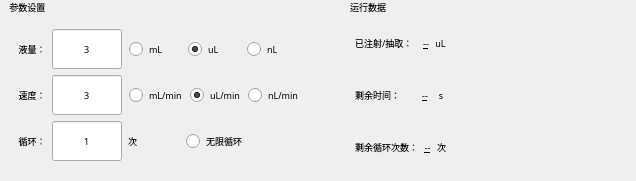
     <widget class="QWidget" name="cyclePage">
      <layout class="QVBoxLayout" name="verticalLayout_8">
       <property name="leftMargin">
        <number>0</number>
       </property>
       <property name="topMargin">
        <number>0</number>
       </property>
       <property name="rightMargin">
        <number>0</number>
       </property>
       <item>
        <layout class="QHBoxLayout" name="horizontalLayout_36">
         <property name="spacing">
          <number>20</number>
         </property>
         <item>
          <layout class="QHBoxLayout" name="horizontalLayout_15">
           <item>
            <widget class="QLabel" name="label_7">
             <property name="font">
              <font>
               <family>Microsoft YaHei</family>
               <pointsize>7</pointsize>
              </font>
             </property>
             <property name="text">
              <string>    参数设置</string>
             </property>
            </widget>
           </item>
          </layout>
         </item>
         <item>
          <layout class="QHBoxLayout" name="horizontalLayout_35">
           <property name="leftMargin">
            <number>22</number>
           </property>
           <item>
            <widget class="QLabel" name="label_8">
             <property name="font">
              <font>
               <family>Microsoft YaHei</family>
               <pointsize>7</pointsize>
              </font>
             </property>
             <property name="text">
              <string>运行数据</string>
             </property>
            </widget>
           </item>
          </layout>
         </item>
        </layout>
       </item>
       <item>
        <layout class="QHBoxLayout" name="horizontalLayout_14">
         <property name="spacing">
          <number>20</number>
         </property>
         <item>
          <widget class="QWidget" name="widget_setting" native="true">
           <property name="sizePolicy">
            <sizepolicy hsizetype="Preferred" vsizetype="Expanding">
             <horstretch>0</horstretch>
             <verstretch>0</verstretch>
            </sizepolicy>
           </property>
           <property name="font">
            <font>
             <family>Microsoft YaHei</family>
             <pointsize>7</pointsize>
            </font>
           </property>
           <layout class="QVBoxLayout" name="verticalLayout_6">
            <item>
             <layout class="QHBoxLayout" name="horizontalLayout_16">
              <item>
               <widget class="QLabel" name="label_20">
                <property name="font">
                 <font>
                  <family>Microsoft YaHei</family>
                  <pointsize>7</pointsize>
                 </font>
                </property>
                <property name="text">
                 <string>    液量：</string>
                </property>
                <property name="alignment">
                 <set>Qt::AlignCenter</set>
                </property>
               </widget>
              </item>
              <item>
               <widget class="Custom_LineEdit" name="lineEdit_volume_2">
                <property name="sizePolicy">
                 <sizepolicy hsizetype="Preferred" vsizetype="Preferred">
                  <horstretch>0</horstretch>
                  <verstretch>0</verstretch>
                 </sizepolicy>
                </property>
                <property name="minimumSize">
                 <size>
                  <width>70</width>
                  <height>40</height>
                 </size>
                </property>
                <property name="maximumSize">
                 <size>
                  <width>70</width>
                  <height>40</height>
                 </size>
                </property>
                <property name="font">
                 <font>
                  <family>Microsoft YaHei</family>
                  <pointsize>7</pointsize>
                 </font>
                </property>
                <property name="text">
                 <string>3</string>
                </property>
                <property name="alignment">
                 <set>Qt::AlignCenter</set>
                </property>
               </widget>
              </item>
              <item>
               <widget class="QWidget" name="widget_3" native="true">
                <property name="sizePolicy">
                 <sizepolicy hsizetype="Expanding" vsizetype="Preferred">
                  <horstretch>0</horstretch>
                  <verstretch>0</verstretch>
                 </sizepolicy>
                </property>
                <property name="font">
                 <font>
                  <family>Microsoft YaHei</family>
                  <pointsize>7</pointsize>
                 </font>
                </property>
                <layout class="QHBoxLayout" name="horizontalLayout_17">
                 <property name="spacing">
                  <number>3</number>
                 </property>
                 <property name="leftMargin">
                  <number>1</number>
                 </property>
                 <property name="topMargin">
                  <number>1</number>
                 </property>
                 <property name="rightMargin">
                  <number>1</number>
                 </property>
                 <property name="bottomMargin">
                  <number>1</number>
                 </property>
                 <item>
                  <widget class="QRadioButton" name="radioButton_volumemL_2">
                   <property name="sizePolicy">
                    <sizepolicy hsizetype="Preferred" vsizetype="Preferred">
                     <horstretch>0</horstretch>
                     <verstretch>0</verstretch>
                    </sizepolicy>
                   </property>
                   <property name="font">
                    <font>
                     <family>Microsoft YaHei</family>
                     <pointsize>7</pointsize>
                    </font>
                   </property>
                   <property name="text">
                    <string>mL</string>
                   </property>
                   <property name="checked">
                    <bool>false</bool>
                   </property>
                  </widget>
                 </item>
                 <item>
                  <widget class="QRadioButton" name="radioButton_volumeuL_2">
                   <property name="sizePolicy">
                    <sizepolicy hsizetype="Preferred" vsizetype="Preferred">
                     <horstretch>0</horstretch>
                     <verstretch>0</verstretch>
                    </sizepolicy>
                   </property>
                   <property name="font">
                    <font>
                     <family>Microsoft YaHei</family>
                     <pointsize>7</pointsize>
                    </font>
                   </property>
                   <property name="text">
                    <string>uL</string>
                   </property>
                   <property name="checked">
                    <bool>true</bool>
                   </property>
                   <property name="autoRepeat">
                    <bool>false</bool>
                   </property>
                  </widget>
                 </item>
                 <item>
                  <widget class="QRadioButton" name="radioButton_volumenL_2">
                   <property name="sizePolicy">
                    <sizepolicy hsizetype="Preferred" vsizetype="Preferred">
                     <horstretch>0</horstretch>
                     <verstretch>0</verstretch>
                    </sizepolicy>
                   </property>
                   <property name="font">
                    <font>
                     <family>Microsoft YaHei</family>
                     <pointsize>7</pointsize>
                    </font>
                   </property>
                   <property name="text">
                    <string>nL</string>
                   </property>
                   <property name="checked">
                    <bool>false</bool>
                   </property>
                  </widget>
                 </item>
                </layout>
               </widget>
              </item>
             </layout>
            </item>
            <item>
             <layout class="QHBoxLayout" name="horizontalLayout_18">
              <item>
               <widget class="QLabel" name="label_21">
                <property name="font">
                 <font>
                  <family>Microsoft YaHei</family>
                  <pointsize>7</pointsize>
                 </font>
                </property>
                <property name="text">
                 <string>    速度：</string>
                </property>
                <property name="alignment">
                 <set>Qt::AlignCenter</set>
                </property>
               </widget>
              </item>
              <item>
               <widget class="Custom_LineEdit" name="lineEdit_speed_2">
                <property name="sizePolicy">
                 <sizepolicy hsizetype="Preferred" vsizetype="Preferred">
                  <horstretch>0</horstretch>
                  <verstretch>0</verstretch>
                 </sizepolicy>
                </property>
                <property name="minimumSize">
                 <size>
                  <width>70</width>
                  <height>40</height>
                 </size>
                </property>
                <property name="maximumSize">
                 <size>
                  <width>70</width>
                  <height>40</height>
                 </size>
                </property>
                <property name="font">
                 <font>
                  <family>Microsoft YaHei</family>
                  <pointsize>7</pointsize>
                 </font>
                </property>
                <property name="text">
                 <string>3</string>
                </property>
                <property name="alignment">
                 <set>Qt::AlignCenter</set>
                </property>
               </widget>
              </item>
              <item>
               <widget class="QWidget" name="widget_4" native="true">
                <property name="sizePolicy">
                 <sizepolicy hsizetype="Expanding" vsizetype="Preferred">
                  <horstretch>0</horstretch>
                  <verstretch>0</verstretch>
                 </sizepolicy>
                </property>
                <property name="font">
                 <font>
                  <family>Microsoft YaHei</family>
                  <pointsize>7</pointsize>
                 </font>
                </property>
                <layout class="QHBoxLayout" name="horizontalLayout_19">
                 <property name="spacing">
                  <number>3</number>
                 </property>
                 <property name="leftMargin">
                  <number>1</number>
                 </property>
                 <property name="topMargin">
                  <number>1</number>
                 </property>
                 <property name="rightMargin">
                  <number>1</number>
                 </property>
                 <property name="bottomMargin">
                  <number>1</number>
                 </property>
                 <item>
                  <widget class="QRadioButton" name="radioButton_speedmL_2">
                   <property name="sizePolicy">
                    <sizepolicy hsizetype="Preferred" vsizetype="Preferred">
                     <horstretch>0</horstretch>
                     <verstretch>0</verstretch>
                    </sizepolicy>
                   </property>
                   <property name="font">
                    <font>
                     <family>Microsoft YaHei</family>
                     <pointsize>7</pointsize>
                    </font>
                   </property>
                   <property name="text">
                    <string>mL/min</string>
                   </property>
                   <property name="checked">
                    <bool>false</bool>
                   </property>
                  </widget>
                 </item>
                 <item>
                  <widget class="QRadioButton" name="radioButton_speeduL_2">
                   <property name="sizePolicy">
                    <sizepolicy hsizetype="Preferred" vsizetype="Preferred">
                     <horstretch>0</horstretch>
                     <verstretch>0</verstretch>
                    </sizepolicy>
                   </property>
                   <property name="font">
                    <font>
                     <family>Microsoft YaHei</family>
                     <pointsize>7</pointsize>
                    </font>
                   </property>
                   <property name="text">
                    <string>uL/min</string>
                   </property>
                   <property name="checked">
                    <bool>true</bool>
                   </property>
                  </widget>
                 </item>
                 <item>
                  <widget class="QRadioButton" name="radioButton_speednL_2">
                   <property name="sizePolicy">
                    <sizepolicy hsizetype="Preferred" vsizetype="Preferred">
                     <horstretch>0</horstretch>
                     <verstretch>0</verstretch>
                    </sizepolicy>
                   </property>
                   <property name="font">
                    <font>
                     <family>Microsoft YaHei</family>
                     <pointsize>7</pointsize>
                    </font>
                   </property>
                   <property name="text">
                    <string>nL/min</string>
                   </property>
                   <property name="checked">
                    <bool>false</bool>
                   </property>
                  </widget>
                 </item>
                </layout>
               </widget>
              </item>
             </layout>
            </item>
            <item>
             <layout class="QHBoxLayout" name="horizontalLayout_21">
              <item>
               <widget class="QLabel" name="label_25">
                <property name="sizePolicy">
                 <sizepolicy hsizetype="Fixed" vsizetype="Preferred">
                  <horstretch>0</horstretch>
                  <verstretch>0</verstretch>
                 </sizepolicy>
                </property>
                <property name="font">
                 <font>
                  <family>Microsoft YaHei</family>
                  <pointsize>7</pointsize>
                 </font>
                </property>
                <property name="text">
                 <string>    循环：</string>
                </property>
                <property name="alignment">
                 <set>Qt::AlignCenter</set>
                </property>
               </widget>
              </item>
              <item>
               <widget class="Custom_LineEdit" name="lineEdit_cycleTime_2">
                <property name="sizePolicy">
                 <sizepolicy hsizetype="Preferred" vsizetype="Preferred">
                  <horstretch>0</horstretch>
                  <verstretch>0</verstretch>
                 </sizepolicy>
                </property>
                <property name="minimumSize">
                 <size>
                  <width>70</width>
                  <height>40</height>
                 </size>
                </property>
                <property name="maximumSize">
                 <size>
                  <width>70</width>
                  <height>40</height>
                 </size>
                </property>
                <property name="font">
                 <font>
                  <family>Microsoft YaHei</family>
                  <pointsize>7</pointsize>
                 </font>
                </property>
                <property name="text">
                 <string>1</string>
                </property>
                <property name="alignment">
                 <set>Qt::AlignCenter</set>
                </property>
               </widget>
              </item>
              <item>
               <widget class="QLabel" name="label_6">
                <property name="sizePolicy">
                 <sizepolicy hsizetype="Preferred" vsizetype="Preferred">
                  <horstretch>0</horstretch>
                  <verstretch>0</verstretch>
                 </sizepolicy>
                </property>
                <property name="font">
                 <font>
                  <family>Microsoft YaHei</family>
                  <pointsize>7</pointsize>
                 </font>
                </property>
                <property name="text">
                 <string>次</string>
                </property>
               </widget>
              </item>
              <item>
               <widget class="QRadioButton" name="radioButton_infinite">
                <property name="sizePolicy">
                 <sizepolicy hsizetype="Preferred" vsizetype="Preferred">
                  <horstretch>0</horstretch>
                  <verstretch>0</verstretch>
                 </sizepolicy>
                </property>
                <property name="font">
                 <font>
                  <family>Microsoft YaHei</family>
                  <pointsize>7</pointsize>
                  <weight>50</weight>
                  <bold>false</bold>
                 </font>
                </property>
                <property name="layoutDirection">
                 <enum>Qt::LeftToRight</enum>
                </property>
                <property name="styleSheet">
                 <string notr="true"/>
                </property>
                <property name="text">
                 <string>无限循环</string>
                </property>
               </widget>
              </item>
              <item>
               <widget class="QLabel" name="label_4">
                <property name="font">
                 <font>
                  <pointsize>7</pointsize>
                 </font>
                </property>
                <property name="text">
                 <string/>
                </property>
               </widget>
              </item>
             </layout>
            </item>
           </layout>
          </widget>
         </item>
         <item>
          <widget class="QWidget" name="widget_runningData" native="true">
           <property name="sizePolicy">
            <sizepolicy hsizetype="Preferred" vsizetype="Preferred">
             <horstretch>0</horstretch>
             <verstretch>0</verstretch>
            </sizepolicy>
           </property>
           <property name="font">
            <font>
             <family>Microsoft YaHei</family>
             <pointsize>7</pointsize>
            </font>
           </property>
           <layout class="QHBoxLayout" name="horizontalLayout_34">
            <property name="spacing">
             <number>0</number>
            </property>
            <property name="sizeConstraint">
             <enum>QLayout::SetDefaultConstraint</enum>
            </property>
            <property name="leftMargin">
             <number>0</number>
            </property>
            <property name="topMargin">
             <number>0</number>
            </property>
            <property name="rightMargin">
             <number>40</number>
            </property>
            <property name="bottomMargin">
             <number>0</number>
            </property>
            <item>
             <widget class="QWidget" name="widget_5" native="true">
              <property name="sizePolicy">
               <sizepolicy hsizetype="Preferred" vsizetype="Preferred">
                <horstretch>0</horstretch>
                <verstretch>0</verstretch>
               </sizepolicy>
              </property>
              <property name="minimumSize">
               <size>
                <width>0</width>
                <height>0</height>
               </size>
              </property>
              <property name="maximumSize">
               <size>
                <width>16777215</width>
                <height>16777215</height>
               </size>
              </property>
              <property name="font">
               <font>
                <family>Microsoft YaHei</family>
                <pointsize>7</pointsize>
               </font>
              </property>
              <layout class="QVBoxLayout" name="verticalLayout_11">
               <property name="leftMargin">
                <number>22</number>
               </property>
               <property name="topMargin">
                <number>0</number>
               </property>
               <property name="rightMargin">
                <number>0</number>
               </property>
               <property name="bottomMargin">
                <number>0</number>
               </property>
               <item>
                <layout class="QHBoxLayout" name="horizontalLayout_31">
                 <item>
                  <widget class="QLabel" name="label_23">
                   <property name="sizePolicy">
                    <sizepolicy hsizetype="Expanding" vsizetype="Preferred">
                     <horstretch>0</horstretch>
                     <verstretch>0</verstretch>
                    </sizepolicy>
                   </property>
                   <property name="font">
                    <font>
                     <family>Microsoft YaHei</family>
                     <pointsize>7</pointsize>
                    </font>
                   </property>
                   <property name="text">
                    <string>已注射/抽取：  </string>
                   </property>
                   <property name="alignment">
                    <set>Qt::AlignCenter</set>
                   </property>
                  </widget>
                 </item>
                 <item>
                  <widget class="QLabel" name="label_already_2">
                   <property name="sizePolicy">
                    <sizepolicy hsizetype="Expanding" vsizetype="Preferred">
                     <horstretch>0</horstretch>
                     <verstretch>0</verstretch>
                    </sizepolicy>
                   </property>
                   <property name="minimumSize">
                    <size>
                     <width>0</width>
                     <height>0</height>
                    </size>
                   </property>
                   <property name="font">
                    <font>
                     <family>Microsoft YaHei</family>
                     <pointsize>7</pointsize>
                     <underline>true</underline>
                    </font>
                   </property>
                   <property name="text">
                    <string>--</string>
                   </property>
                   <property name="alignment">
                    <set>Qt::AlignCenter</set>
                   </property>
                  </widget>
                 </item>
                 <item>
                  <widget class="QLabel" name="label_alreadyUnits_2">
                   <property name="sizePolicy">
                    <sizepolicy hsizetype="Expanding" vsizetype="Preferred">
                     <horstretch>0</horstretch>
                     <verstretch>0</verstretch>
                    </sizepolicy>
                   </property>
                   <property name="font">
                    <font>
                     <family>Microsoft YaHei</family>
                     <pointsize>7</pointsize>
                    </font>
                   </property>
                   <property name="text">
                    <string>uL</string>
                   </property>
                   <property name="alignment">
                    <set>Qt::AlignCenter</set>
                   </property>
                  </widget>
                 </item>
                </layout>
               </item>
               <item>
                <layout class="QHBoxLayout" name="horizontalLayout_30">
                 <item>
                  <widget class="QLabel" name="label_22">
                   <property name="sizePolicy">
                    <sizepolicy hsizetype="Expanding" vsizetype="Preferred">
                     <horstretch>0</horstretch>
                     <verstretch>0</verstretch>
                    </sizepolicy>
                   </property>
                   <property name="font">
                    <font>
                     <family>Microsoft YaHei</family>
                     <pointsize>7</pointsize>
                    </font>
                   </property>
                   <property name="text">
                    <string>剩余时间：      </string>
                   </property>
                   <property name="alignment">
                    <set>Qt::AlignCenter</set>
                   </property>
                  </widget>
                 </item>
                 <item>
                  <widget class="QLabel" name="label_leftTime_2">
                   <property name="sizePolicy">
                    <sizepolicy hsizetype="Expanding" vsizetype="Preferred">
                     <horstretch>0</horstretch>
                     <verstretch>0</verstretch>
                    </sizepolicy>
                   </property>
                   <property name="minimumSize">
                    <size>
                     <width>0</width>
                     <height>0</height>
                    </size>
                   </property>
                   <property name="font">
                    <font>
                     <family>Microsoft YaHei</family>
                     <pointsize>7</pointsize>
                     <underline>true</underline>
                    </font>
                   </property>
                   <property name="text">
                    <string>--</string>
                   </property>
                   <property name="alignment">
                    <set>Qt::AlignCenter</set>
                   </property>
                  </widget>
                 </item>
                 <item>
                  <widget class="QLabel" name="label_alreadyUnits_4">
                   <property name="sizePolicy">
                    <sizepolicy hsizetype="Expanding" vsizetype="Preferred">
                     <horstretch>0</horstretch>
                     <verstretch>0</verstretch>
                    </sizepolicy>
                   </property>
                   <property name="font">
                    <font>
                     <family>Microsoft YaHei</family>
                     <pointsize>7</pointsize>
                    </font>
                   </property>
                   <property name="text">
                    <string>s</string>
                   </property>
                   <property name="alignment">
                    <set>Qt::AlignCenter</set>
                   </property>
                  </widget>
                 </item>
                </layout>
               </item>
               <item>
                <layout class="QHBoxLayout" name="horizontalLayout_28">
                 <item>
                  <widget class="QLabel" name="label_26">
                   <property name="sizePolicy">
                    <sizepolicy hsizetype="Expanding" vsizetype="Preferred">
                     <horstretch>0</horstretch>
                     <verstretch>0</verstretch>
                    </sizepolicy>
                   </property>
                   <property name="font">
                    <font>
                     <family>Microsoft YaHei</family>
                     <pointsize>7</pointsize>
                    </font>
                   </property>
                   <property name="text">
                    <string>剩余循环次数：</string>
                   </property>
                   <property name="alignment">
                    <set>Qt::AlignCenter</set>
                   </property>
                  </widget>
                 </item>
                 <item>
                  <widget class="QLabel" name="label_leftCycle">
                   <property name="sizePolicy">
                    <sizepolicy hsizetype="Expanding" vsizetype="Preferred">
                     <horstretch>0</horstretch>
                     <verstretch>0</verstretch>
                    </sizepolicy>
                   </property>
                   <property name="minimumSize">
                    <size>
                     <width>0</width>
                     <height>0</height>
                    </size>
                   </property>
                   <property name="font">
                    <font>
                     <family>Microsoft YaHei</family>
                     <pointsize>7</pointsize>
                     <underline>true</underline>
                    </font>
                   </property>
                   <property name="text">
                    <string>--</string>
                   </property>
                   <property name="alignment">
                    <set>Qt::AlignCenter</set>
                   </property>
                  </widget>
                 </item>
                 <item>
                  <widget class="QLabel" name="label_alreadyUnits_5">
                   <property name="sizePolicy">
                    <sizepolicy hsizetype="Expanding" vsizetype="Preferred">
                     <horstretch>0</horstretch>
                     <verstretch>0</verstretch>
                    </sizepolicy>
                   </property>
                   <property name="font">
                    <font>
                     <family>Microsoft YaHei</family>
                     <pointsize>7</pointsize>
                    </font>
                   </property>
                   <property name="text">
                    <string>次</string>
                   </property>
                   <property name="alignment">
                    <set>Qt::AlignCenter</set>
                   </property>
                  </widget>
                 </item>
                </layout>
               </item>
              </layout>
             </widget>
            </item>
            <item>
             <widget class="cirlceprogressBar" name="widget_bar" native="true">
              <property name="sizePolicy">
               <sizepolicy hsizetype="Expanding" vsizetype="Expanding">
                <horstretch>0</horstretch>
                <verstretch>0</verstretch>
               </sizepolicy>
              </property>
              <property name="minimumSize">
               <size>
                <width>150</width>
                <height>150</height>
               </size>
              </property>
              <property name="maximumSize">
               <size>
                <width>150</width>
                <height>150</height>
               </size>
              </property>
              <property name="font">
               <font>
                <family>Microsoft YaHei</family>
                <pointsize>7</pointsize>
               </font>
              </property>
             </widget>
            </item>
           </layout>
          </widget>
         </item>
        </layout>
       </item>
      </layout>
     </widget>
